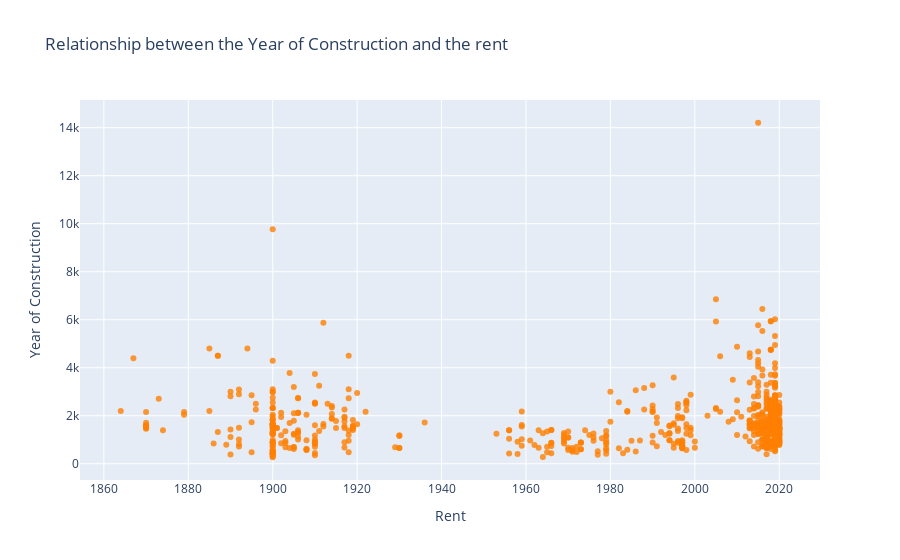

Notebook source saved alongside this figure:
### Markdown cell above
## **A Plot of the relationship between the construction year and  rent**

### Code cell
Yc_rnt=go.Scatter(
                    x = rentals['Year_Construction'],
                    y = rentals['Rent'],
                    mode = "markers",
                    name = "Year of Construction",
                    marker = dict(color = 'rgba(255, 128, 2, 0.8)'),
                    )

layout = dict(title = 'Relationship between the Year of Construction and the rent',
              xaxis= dict(title= 'Rent',ticklen= 5,zeroline= False),
              yaxis= dict(title= 'Year of Construction',ticklen= 5,zeroline= False)
             )
fig = dict(data = Yc_rnt, layout = layout)
iplot(fig)

### Figure 1 — Plotly figure (JSON) as saved in the notebook; plotly's stock layout.template omitted (floating-point values rounded to 4 significant figures; data arrays with more than 128 entries replaced by an {"elided": "..."} marker saying what was removed)
{"data": [{"name": "Year of Construction", "y": {"elided": "764 float values"}, "mode": "markers", "marker": {"color": "rgba(255, 128, 2, 0.8)"}, "x": {"elided": "764 int values"}, "type": "scatter"}], "layout": {"yaxis": {"zeroline": false, "ticklen": 5, "title": {"text": "Year of Construction"}}, "xaxis": {"zeroline": false, "ticklen": 5, "title": {"text": "Rent"}}, "title": {"text": "Relationship between the Year of Construction and the rent"}}}
